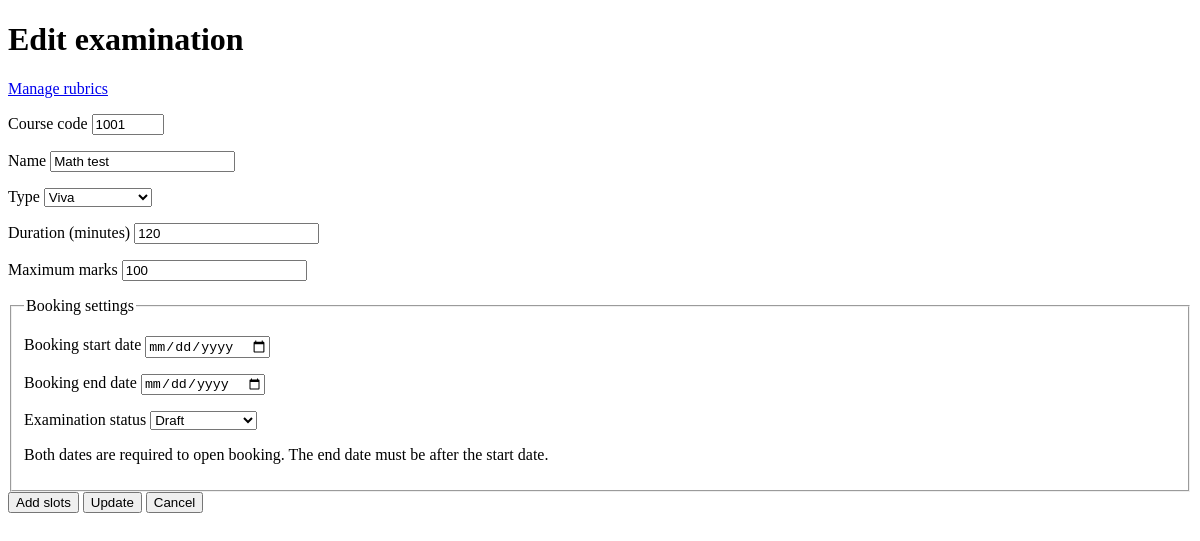
The app's page /admin/examinations/1/edit (signed in), older data.
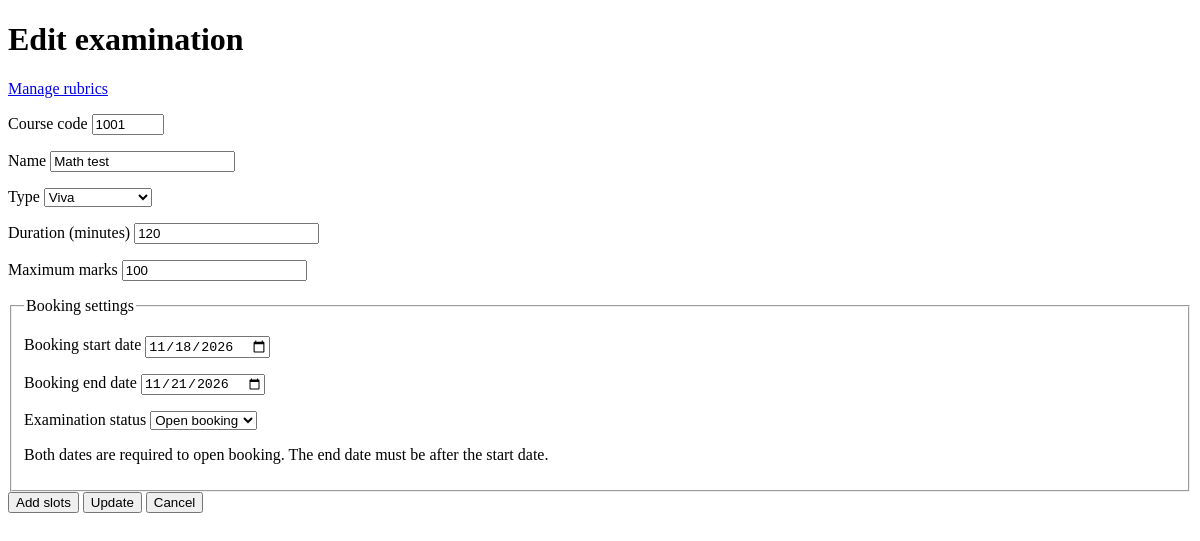
The same page, newer data.
### tables this page shows
CREATE TABLE examination (
            exam_id INTEGER PRIMARY KEY,

            course_id INTEGER NOT NULL
                REFERENCES course(course_id),

            exam_name TEXT NOT NULL
                CHECK (length(trim(exam_name)) > 0),

            exam_type TEXT NOT NULL
                CHECK (
                    exam_type IN ('Viva', 'Practical', 'Project Demo', 'Assessment')
                ),

            duration INTEGER NOT NULL
                CHECK (
                    typeof(duration) = 'integer'
                    AND duration >= 0
                ),

            max_marks INTEGER NOT NULL
                CHECK (
                    typeof(max_marks) = 'integer'
                    AND max_marks >= 0
                ),

            slot_creation_start_date TEXT
                CHECK (
                    length(slot_creation_start_date) = 10
                    AND date(slot_creation_start_date, '+0 days')
                        IS slot_creation_start_date
                ),

            slot_creation_end_date TEXT
                CHECK (
                    length(slot_creation_end_date) = 10
                    AND date(slot_creation_end_date, '+0 days')
                        IS slot_creation_end_date
                ),

            slot_booking_start_date TEXT
                CHECK (
                    length(slot_booking_start_date) = 10
                    AND date(slot_booking_start_date, '+0 days')
                        IS slot_booking_start_date
                ),

            slot_booking_end_date TEXT
                CHECK (
                    length(slot_booking_end_date) = 10
                    AND date(slot_booking_end_date, '+0 days')
                        IS slot_booking_end_date
                ),

            status TEXT
                CHECK (length(status) <= 200),

            CHECK (
                slot_creation_end_date > slot_creation_start_date
            ),

            CHECK (
                slot_booking_end_date > slot_booking_start_date
            )
        );

### app.py (the view, shortened to what this page needs)
@app.route(
    "/admin/examinations/new",
    defaults={"exam_id": None},
    methods=["GET", "POST"]
)
@app.route(
    "/admin/examinations/<int:exam_id>/edit",
    methods=["GET", "POST"]
)
@require_role("Admin")
def examination_form(exam_id):
    error = None
    delete_mode = (
        exam_id is not None
        and request.args.get("mode") == "delete"
    )
    values = {
        "course_code": "",
        "exam_name": "",
        "exam_type": "",
        "duration": "",
        "max_marks": "",
        "slot_booking_start_date": "",
        "slot_booking_end_date": "",
        "status": "Draft"
    }
    if (
        request.method == "POST"
        and request.form.get("action") == "cancel"
    ):
        return redirect(url_for("admin_dashboard"))
    with closing(sqlite3.connect(database_path)) as database:
        database.execute("PRAGMA foreign_keys = ON")
        database.row_factory = sqlite3.Row
        if exam_id is not None:
            examination = database.execute(
                """
                SELECT e.*, c.course_code
                FROM examination e
                JOIN course c ON c.course_id = e.course_id
                WHERE e.exam_id = ?
                """,
                (exam_id,)
            ).fetchone()
            if examination is None:
                abort(404)
            values = dict(examination)
    return render_template(
        "examination_form.html",
        values=values,
        error=error,
        exam_id=exam_id,
        delete_mode=delete_mode
    )

### app.py (called while the page is built, shortened)
def account_is_enabled(database, user):
    if user["role"] == "Admin":
        return True

@app.before_request
def load_logged_in_user():
    g.user = None
    user_id = session.get("user_id")
    if user_id is None:
        return
    with closing(sqlite3.connect(database_path)) as database:
        database.row_factory = sqlite3.Row
        user = database.execute(
            "SELECT * FROM users WHERE user_id = ?",
            (user_id,)
        ).fetchone()
        if user is None or not account_is_enabled(database, user):
            session.clear()
            return
        g.user = user

def require_role(*allowed_roles):
    def decorate(view_function):
        @wraps(view_function)
        def wrapped_view(*args, **kwargs):
            if g.user is None:
                return redirect(url_for("home"))
            if g.user["role"] not in allowed_roles:
                abort(403)
            return view_function(*args, **kwargs)
        return wrapped_view
    return decorate

### templates/examination_form.html (shortened to what the changed rows need)
<!doctype html>
<html lang="en">
<head>
</head>
<body>
    <h1>
        {% if delete_mode %}
            Delete examination
        {% elif exam_id is not none %}
            Edit examination
        {% else %}
            Add examination
        {% endif %}
    </h1>
    <form method="post">
        <p>
            <label for="exam_name">Name</label>
            <input
                id="exam_name"
                name="exam_name"
                type="text"
                value="{{ values['exam_name'] }}"
                required
            >
        </p>
        <p>
            <label for="exam_type">Type</label>
            <select id="exam_type" name="exam_type" required>
                {% for option in [
                    'Viva', 'Practical', 'Project Demo', 'Assessment'
                ] %}
                    <option
                        value="{{ option }}"
                        {% if values['exam_type'] == option %}
                            selected
                        {% endif %}
                    >
                        {{ option }}
                    </option>
                {% endfor %}
            </select>
        </p>
        <p>
            <label for="duration">Duration (minutes)</label>
            <input
                id="duration"
                name="duration"
                type="number"
                min="0"
                step="1"
                value="{{ values['duration'] }}"
                required
            >
        </p>
        <p>
            <label for="max_marks">Maximum marks</label>
            <input
                id="max_marks"
                name="max_marks"
                type="number"
                min="0"
                step="1"
                value="{{ values['max_marks'] }}"
                required
            >
        </p>
        <fieldset {% if delete_mode %}disabled{% endif %}>
            <p>
                <label for="slot_booking_start_date">
                    Booking start date
                </label>
                <input
                    id="slot_booking_start_date"
                    name="slot_booking_start_date"
                    type="date"
                    value="{{ values.get('slot_booking_start_date') or '' }}"
                >
            </p>
            <p>
                <label for="slot_booking_end_date">
                    Booking end date
                </label>
                <input
                    id="slot_booking_end_date"
                    name="slot_booking_end_date"
                    type="date"
                    value="{{ values.get('slot_booking_end_date') or '' }}"
                >
            </p>
            <p>
                <label for="exam_status">Examination status</label>
                <select id="exam_status" name="status" required>
                    {% for value, label in [
                        ('Draft', 'Draft'),
                        ('Slot Creation', 'Slot creation'),
                        ('Booking Open', 'Open booking'),
                        ('Closed', 'Close booking'),
                        ('Completed', 'Completed')
                    ] %}
                        <option
                            value="{{ value }}"
                            {% if values.get('status', 'Draft') == value %}
                                selected
                            {% endif %}
                        >
                            {{ label }}
                        </option>
                    {% endfor %}
                </select>
            </p>
        </fieldset>
    </form>
</body>
</html>

Row changes from the older to the newer data that the page shows:
changed examination "Math test": slot_booking_start_date (not shown) → "11/18/2026"; slot_booking_end_date (not shown) → "11/21/2026"; status "Draft" → "Open booking"
